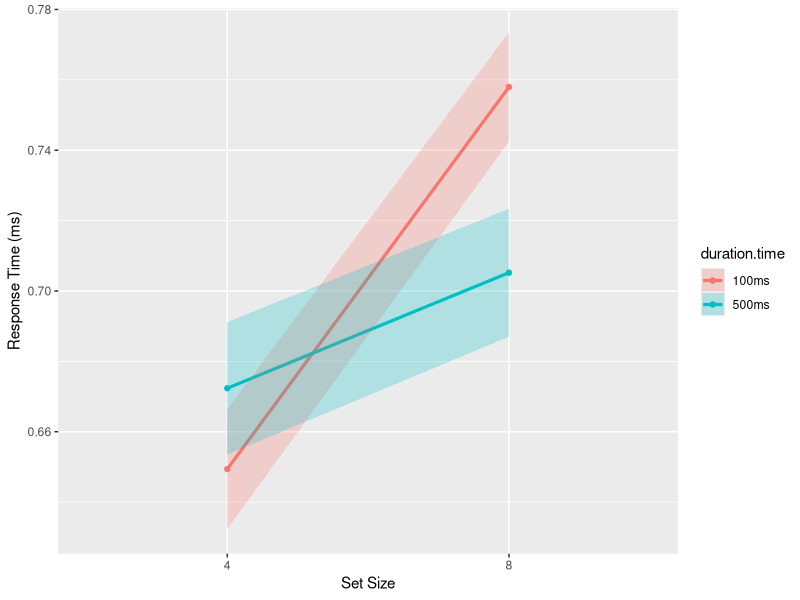

This chart was generated by the following R code:

library(dplyr)
library(afex)
library(tidyr)
library(ggplot2)

all <- read.table(file = "testlist_all.csv", sep = ",", header = TRUE)
head(all) #查看資料

all.select <- dplyr::select(all,
                            no, Condition, Correct, Response.Time)
head(all.select)

##整理所有人的正確率
all.acc<-all.select %>%
    group_by(no, Condition) %>%
    summarize(acc.sum = sum(Correct)/40)
all.acc #查看資料
mean(all.acc$acc.sum) #所有人的平均正確率

##判斷condition屬於哪個set size and duration time
#condition 1 = set size 4 = duration time 100
#condition 2 = set size 8 = duration time 100
#condition 3 = set size 4 = duration time 500
#condition 4 = set size 8 = duration time 500


##Accuracy in different condition
acc.summary <- all.acc %>%
    mutate(set.size = ifelse(Condition == 1 |Condition == 3, 4, 8),
           duration.time = ifelse(Condition == 1 |Condition == 2, 100, 500))%>%
    group_by(set.size, duration.time) %>%
    summarize(acc.condition = mean(acc.sum))
acc.summary


##拿掉答錯的trails
all.correct <- all.select %>%
    filter(Correct == 1) %>%
    mutate(set.size = ifelse((Condition == 1) |(Condition == 3), "4", "8"),
           duration.time = ifelse((Condition == 1) |(Condition == 2), "100ms", "500ms"))%>%
    select(no, set.size, duration.time, Correct, Condition, Response.Time)

head(all.correct) #查看資料

##拿掉界外值
no.outliers <- all.correct %>%
    filter(Response.Time <= mean(Response.Time) + sd(Response.Time)*3) %>%
    filter(Response.Time >= mean(Response.Time) - sd(Response.Time)*3) 
head(no.outliers) #查看資料


##檢查男女
#id.data <- no.outliers %>% mutate(., id = 1:nrow(.))
#sex.test <- id.data %>% group_by(Sex, Subject) %>% summarize(mean = mean(targetSquare.RT))
#head(sex.test)
#aov.sex <- aov(mean ~ Sex, data = sex.test)
#summary(aov.sex)

##檢查location
#location.test <- id.data %>% group_by(dis_loc, Subject) %>% 
#    summarize(mean = mean(targetSquare.RT))
#head(location.test)
#aov.loc <- aov(mean ~ dis_loc, data = location.test)
#summary(aov.loc)

##整理不同set.size & duration.time的情況 for table1 summary
table1 <- no.outliers %>%
    group_by(set.size, duration.time) %>%
    summarize(mean.RT = mean(Response.Time), sd = sd(Response.Time))
table1


#準備做anova
all.forAnova <- no.outliers%>%
    group_by(.,no, set.size, duration.time)%>%
    summarize(rt = mean(Response.Time), sd=sd(Response.Time), N=n())
head(all.forAnova)

model2 <- aov_car(rt ~ set.size*duration.time + Error(no/(set.size*duration.time)), 
                  data = all.forAnova)
summary(model2)

##多重比較
library(emmeans)
est.means <- emmeans(model2, specs = "set.size")
tukey.results <- contrast(est.means, method = "tukey")
tukey.results


##資料視覺化
library(ggplot2)

drawing <- all.forAnova %>% group_by(.,set.size, duration.time) %>%
    summarize(newrt = mean(rt), newsd = sd(sd/sqrt(16)), N=n())
drawing
drawing$newsd


Means.Within.SE <-ggplot(data = drawing, aes(x = set.size, y = newrt, group = duration.time))+
    geom_point(aes(colour = duration.time))+
    #scale_y_continuous(breaks = seq(100,800,50))+
    #scale_x_continuous(breaks = seq(50,950,300))+
    geom_line(aes(colour = duration.time), size=1.1)+
    geom_ribbon(aes(ymin=newrt-newsd, ymax=newrt+newsd, fill = duration.time), alpha=.25)+
    ylab("Response Time (ms)")+xlab("Set Size")+
    theme(legend.position = "right")
Means.Within.SE
